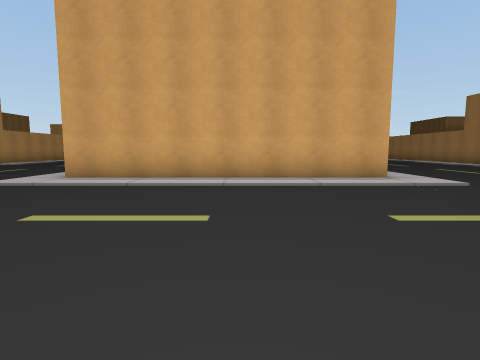
[1] (above)

24 first-person views from a walk through a Unity game level. The camera is 1.2 m above the floor, tilts 6° down and sees 80° across. The floor is counted in squares, 2 m on a side. Each view is taken from the middle of a square. On the plan, view 1 faces up. The plan holds only what a view shows up to about 9 squares ahead; the rest is blank. The place goes on beyond the plan. The player is left out.

[2]
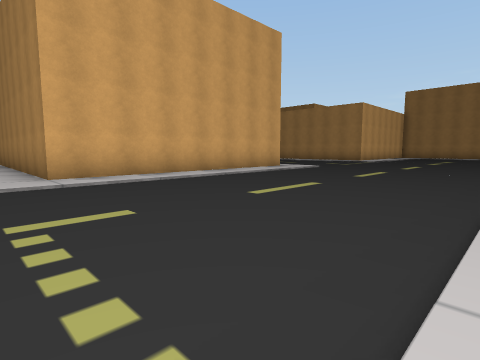

[3]
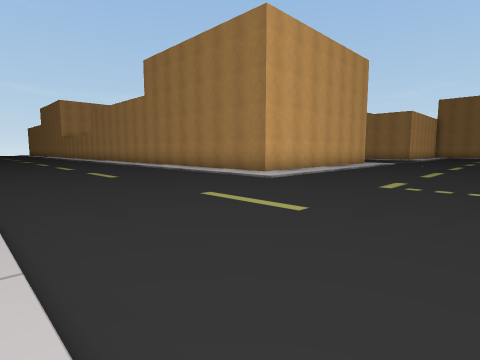

[4]
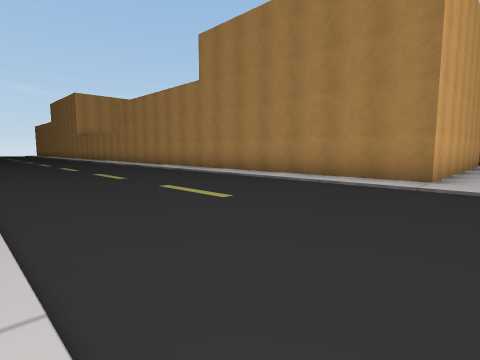

[5]
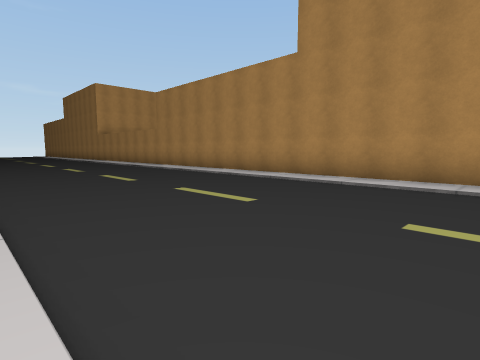

[6]
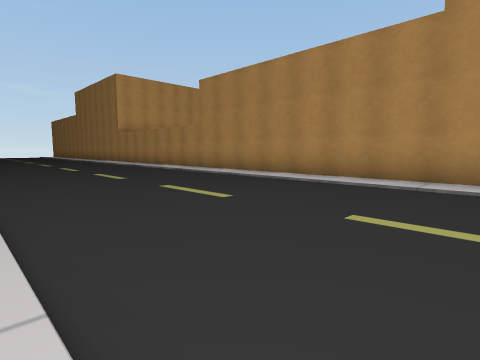

[7]
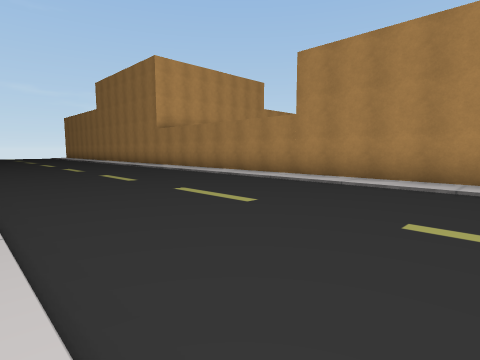

[8]
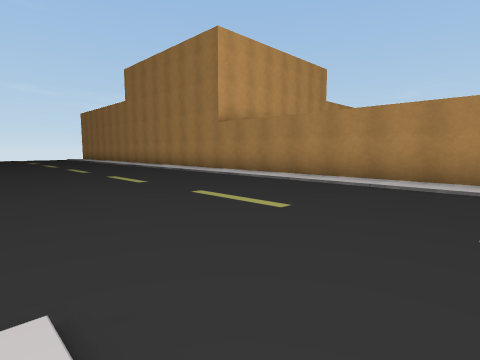

[9]
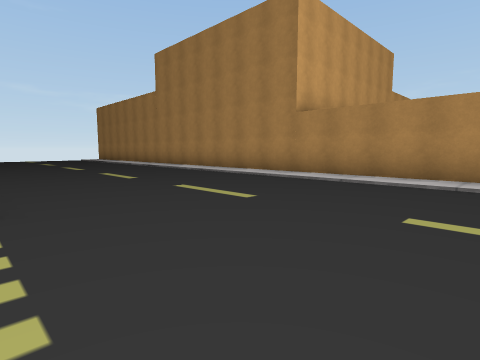

[10]
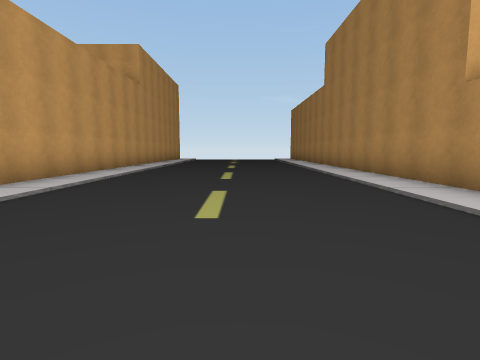

[11]
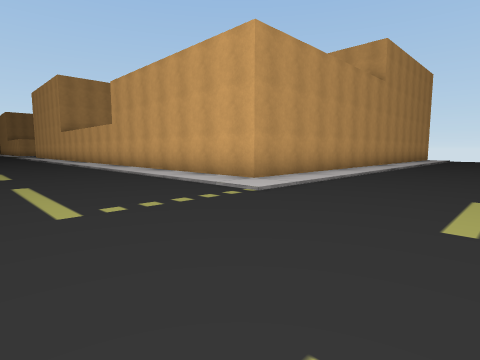

[12]
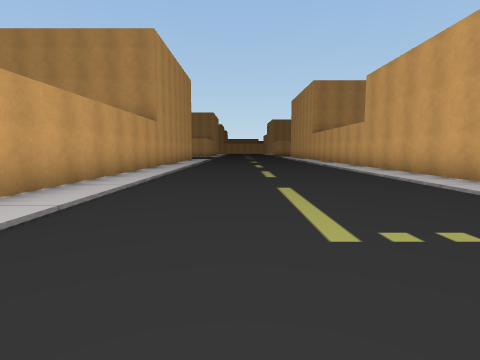

[13]
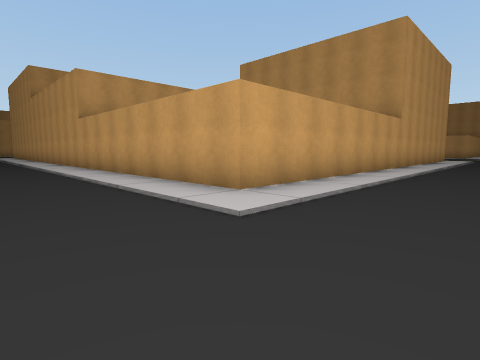

[14]
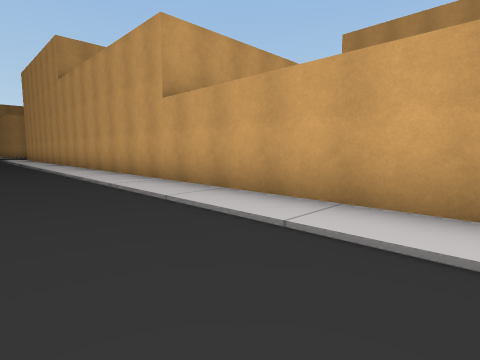

[15]
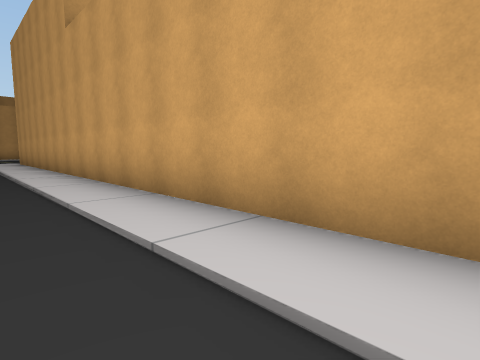

[16]
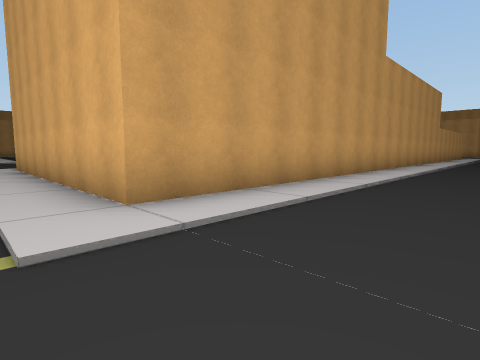

[17]
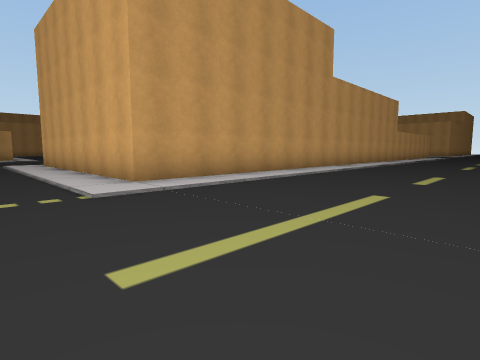

[18]
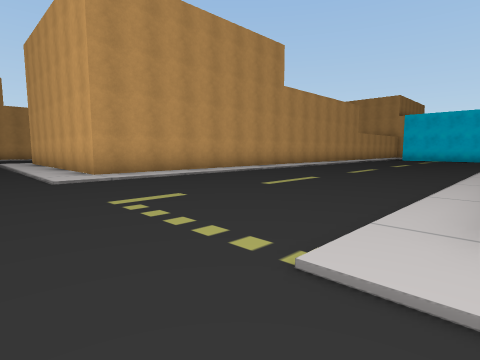

[19]
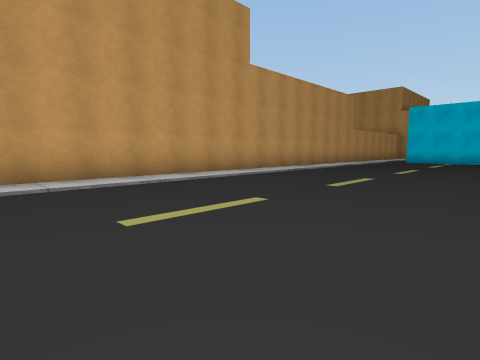

[20]
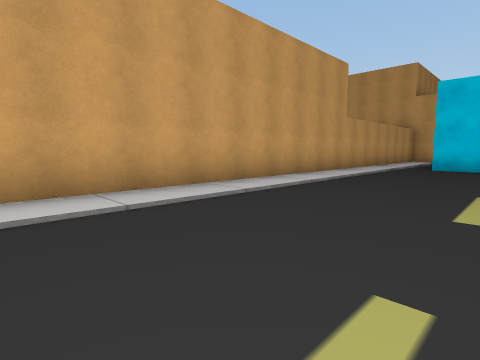

[21]
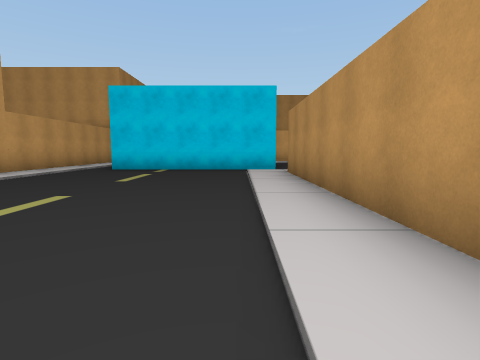

[22]
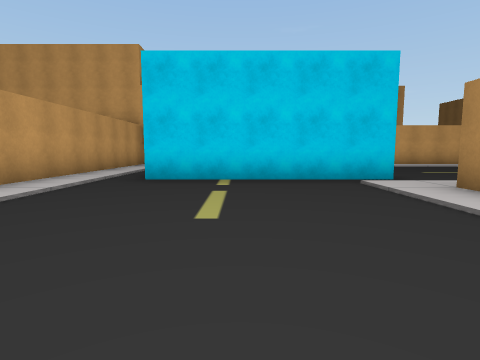

[23]
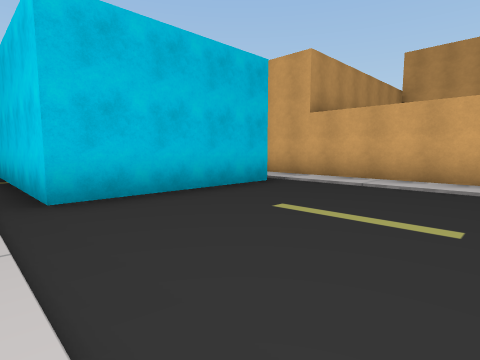

[24]
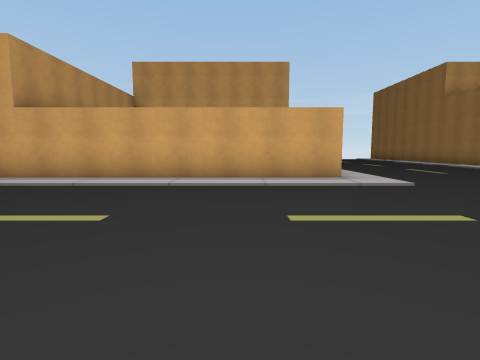

### Floor plan
Key: @ floor where view 1 was taken; # wall or solid block; . floor; O other object.
Columns run from 17 left of view 1 to 22 right of it. Each row starts with its distance up from view 1.
 33        ....   O
 32       O.......O
 31       O.......O
 30       O.......O                     ....
 29       O.......O                    .....
 28 OOOOOOO.......O           OOOOOOOOO....
 27 ..............OOO         ............
 26 ..............O            ..........
 25 ..............O     O.     #.........
 24 ..............O     O.     #........
 23 ..............O     O.     #.......
 22 ..............O     O.######......
 21 ..............O     O............
 20 OOOOOOO.......O     O.......O
 19       O.......O     O.......O
 18       O.......O     O.......O
 17       O.......O     O.......O
 16       O.......O     O.......O
 15       O.......O     O.......O
 14       O.......O     O.......O
 13   OOOOO.......O     O......
 12       O.......O     O......
 11       O.......O     O......
 10       O.......O     O......
  9       O.......O     O.......
  8       O.......O     O.......
  7       O.......OOOOOOO.......
  6       O.....................
  5       O.....................
  4       O.....................
  3       O................
  2       O.................
  1       O.................
  0 OOOOOOO..........@
 -1 ............
 -2 ............
 -3       ......

Positions as (right, up) in squares from view 1, and headings:
1: (0, 0), facing up
2: (-5, 0), facing up-right
3: (-10, 1), facing up-right
4: (-10, 5), facing up-right
5: (-10, 9), facing up-right
6: (-10, 12), facing up-right
7: (-10, 16), facing up-right
8: (-10, 20), facing up-right
9: (-10, 23), facing up-right
10: (-7, 23), facing up
11: (-7, 23), facing up-left
12: (-8, 23), facing left
13: (-8, 23), facing down-left
14: (-8, 18), facing down-left
15: (-9, 13), facing down-left
16: (-8, -2), facing up-left
17: (-6, -3), facing up-left
18: (10, 4), facing up-left
19: (9, 7), facing up-left
20: (7, 12), facing up-left
21: (9, 13), facing up
22: (7, 16), facing up
23: (14, 21), facing up-left
24: (15, 21), facing up
